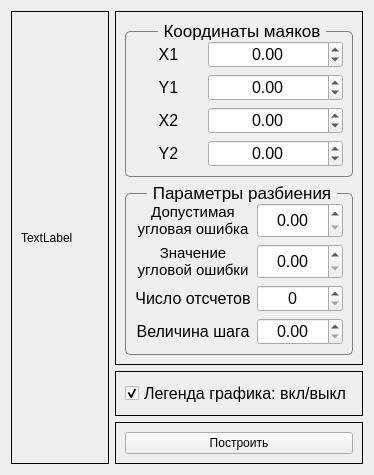
      <widget class="QWidget" name="tab_m3">
       <attribute name="title">
        <string>Угломерный</string>
       </attribute>
       <layout class="QHBoxLayout" name="hlayout_tab_m3">
        <item>
         <layout class="QHBoxLayout" name="hlayout_main_m3" stretch="10,5">
          <item>
           <widget class="QFrame" name="frame_graph_m3">
            <property name="frameShape">
             <enum>QFrame::Box</enum>
            </property>
            <property name="frameShadow">
             <enum>QFrame::Plain</enum>
            </property>
            <layout class="QHBoxLayout" name="hlayout_graph_m3">
             <item>
              <widget class="QLabel" name="lbl_to_morph_m3">
               <property name="text">
                <string>TextLabel</string>
               </property>
              </widget>
             </item>
            </layout>
           </widget>
          </item>
          <item>
           <layout class="QVBoxLayout" name="vlayout_active_m3" stretch="20,2,3">
            <item>
             <widget class="QFrame" name="frame_params_m3">
              <property name="frameShape">
               <enum>QFrame::Box</enum>
              </property>
              <property name="frameShadow">
               <enum>QFrame::Plain</enum>
              </property>
              <layout class="QVBoxLayout" name="vlayout_params_m3">
               <item>
                <widget class="QGroupBox" name="groupbox_coords_m3">
                 <property name="baseSize">
                  <size>
                   <width>0</width>
                   <height>0</height>
                  </size>
                 </property>
                 <property name="font">
                  <font>
                   <pointsize>13</pointsize>
                  </font>
                 </property>
                 <property name="styleSheet">
                  <string notr="true">QGroupBox{border:1px solid gray;border-radius:5px;margin-top: 10px;}
QGroupBox::title{subcontrol-origin: margin; subcontrol-position:top center;padding:0 3px;}</string>
                 </property>
                 <property name="title">
                  <string>Координаты маяков</string>
                 </property>
                 <property name="alignment">
                  <set>Qt::AlignCenter</set>
                 </property>
                 <layout class="QHBoxLayout" name="hlayout_groupbox_coords_m3">
                  <item>
                   <layout class="QGridLayout" name="glayout_coords_m3" columnstretch="1,2">
                    <property name="sizeConstraint">
                     <enum>QLayout::SetDefaultConstraint</enum>
                    </property>
                    <item row="1" column="1">
                     <widget class="QDoubleSpinBox" name="dspinbox_y1_m3">
                      <property name="sizePolicy">
                       <sizepolicy hsizetype="Minimum" vsizetype="Minimum">
                        <horstretch>0</horstretch>
                        <verstretch>0</verstretch>
                       </sizepolicy>
                      </property>
                      <property name="font">
                       <font>
                        <pointsize>12</pointsize>
                       </font>
                      </property>
                      <property name="styleSheet">
                       <string notr="true"/>
                      </property>
                      <property name="alignment">
                       <set>Qt::AlignCenter</set>
                      </property>
                      <property name="minimum">
                       <double>-1000.000000000000000</double>
                      </property>
                      <property name="maximum">
                       <double>1000.000000000000000</double>
                      </property>
                      <property name="value">
                       <double>0.000000000000000</double>
                      </property>
                     </widget>
                    </item>
                    <item row="0" column="1">
                     <widget class="QDoubleSpinBox" name="dspinbox_x1_m3">
                      <property name="sizePolicy">
                       <sizepolicy hsizetype="Minimum" vsizetype="Minimum">
                        <horstretch>0</horstretch>
                        <verstretch>0</verstretch>
                       </sizepolicy>
                      </property>
                      <property name="font">
                       <font>
                        <pointsize>12</pointsize>
                       </font>
                      </property>
                      <property name="styleSheet">
                       <string notr="true"/>
                      </property>
                      <property name="alignment">
                       <set>Qt::AlignCenter</set>
                      </property>
                      <property name="minimum">
                       <double>-1000.000000000000000</double>
                      </property>
                      <property name="maximum">
                       <double>1000.000000000000000</double>
                      </property>
                     </widget>
                    </item>
                    <item row="0" column="0">
                     <widget class="QLabel" name="lbl_x1_m3">
                      <property name="font">
                       <font>
                        <pointsize>12</pointsize>
                       </font>
                      </property>
                      <property name="text">
                       <string>X1</string>
                      </property>
                      <property name="alignment">
                       <set>Qt::AlignCenter</set>
                      </property>
                     </widget>
                    </item>
                    <item row="2" column="0">
                     <widget class="QLabel" name="lbl_x2_m3">
                      <property name="font">
                       <font>
                        <pointsize>12</pointsize>
                       </font>
                      </property>
                      <property name="text">
                       <string>X2</string>
                      </property>
                      <property name="alignment">
                       <set>Qt::AlignCenter</set>
                      </property>
                     </widget>
                    </item>
                    <item row="1" column="0">
                     <widget class="QLabel" name="lbl_y1_m3">
                      <property name="font">
                       <font>
                        <pointsize>12</pointsize>
                       </font>
                      </property>
                      <property name="text">
                       <string>Y1</string>
                      </property>
                      <property name="alignment">
                       <set>Qt::AlignCenter</set>
                      </property>
                     </widget>
                    </item>
                    <item row="3" column="0">
                     <widget class="QLabel" name="lbl_y2_m3">
                      <property name="font">
                       <font>
                        <pointsize>12</pointsize>
                       </font>
                      </property>
                      <property name="text">
                       <string>Y2</string>
                      </property>
                      <property name="alignment">
                       <set>Qt::AlignCenter</set>
                      </property>
                     </widget>
                    </item>
                    <item row="2" column="1">
                     <widget class="QDoubleSpinBox" name="dspinbox_x2_m3">
                      <property name="sizePolicy">
                       <sizepolicy hsizetype="Minimum" vsizetype="Minimum">
                        <horstretch>0</horstretch>
                        <verstretch>0</verstretch>
                       </sizepolicy>
                      </property>
                      <property name="font">
                       <font>
                        <pointsize>12</pointsize>
                       </font>
                      </property>
                      <property name="styleSheet">
                       <string notr="true"/>
                      </property>
                      <property name="alignment">
                       <set>Qt::AlignCenter</set>
                      </property>
                      <property name="minimum">
                       <double>-1000.000000000000000</double>
                      </property>
                      <property name="maximum">
                       <double>1000.000000000000000</double>
                      </property>
                     </widget>
                    </item>
                    <item row="3" column="1">
                     <widget class="QDoubleSpinBox" name="dspinbox_y2_m3">
                      <property name="sizePolicy">
                       <sizepolicy hsizetype="Minimum" vsizetype="Minimum">
                        <horstretch>0</horstretch>
                        <verstretch>0</verstretch>
                       </sizepolicy>
                      </property>
                      <property name="font">
                       <font>
                        <pointsize>12</pointsize>
                       </font>
                      </property>
                      <property name="styleSheet">
                       <string notr="true"/>
                      </property>
                      <property name="alignment">
                       <set>Qt::AlignCenter</set>
                      </property>
                      <property name="minimum">
                       <double>-1000.000000000000000</double>
                      </property>
                      <property name="maximum">
                       <double>1000.000000000000000</double>
                      </property>
                     </widget>
                    </item>
                   </layout>
                  </item>
                 </layout>
                </widget>
               </item>
               <item>
                <widget class="QGroupBox" name="groupbox_partition_m3">
                 <property name="font">
                  <font>
                   <pointsize>13</pointsize>
                  </font>
                 </property>
                 <property name="styleSheet">
                  <string notr="true">QGroupBox{border:1px solid gray;border-radius:5px;margin-top: 10px;}
QGroupBox::title{subcontrol-origin: margin; subcontrol-position:top center;padding:0 3px;}</string>
                 </property>
                 <property name="title">
                  <string>Параметры разбиения</string>
                 </property>
                 <property name="alignment">
                  <set>Qt::AlignCenter</set>
                 </property>
                 <layout class="QHBoxLayout" name="hlayout_groupbox_partition_m3">
                  <item>
                   <layout class="QGridLayout" name="glayout_partition_m3" columnstretch="5,3">
                    <item row="0" column="0">
                     <widget class="QLabel" name="lbl_sigma_d_m3">
                      <property name="font">
                       <font>
                        <pointsize>11</pointsize>
                       </font>
                      </property>
                      <property name="text">
                       <string>Допустимая угловая ошибка</string>
                      </property>
                      <property name="alignment">
                       <set>Qt::AlignCenter</set>
                      </property>
                      <property name="wordWrap">
                       <bool>true</bool>
                      </property>
                     </widget>
                    </item>
                    <item row="2" column="0">
                     <widget class="QLabel" name="lbl_p_m3">
                      <property name="font">
                       <font>
                        <pointsize>12</pointsize>
                       </font>
                      </property>
                      <property name="text">
                       <string>Число отсчетов</string>
                      </property>
                      <property name="alignment">
                       <set>Qt::AlignCenter</set>
                      </property>
                     </widget>
                    </item>
                    <item row="3" column="0">
                     <widget class="QLabel" name="lbl_r_m3">
                      <property name="font">
                       <font>
                        <pointsize>12</pointsize>
                       </font>
                      </property>
                      <property name="text">
                       <string>Величина шага</string>
                      </property>
                      <property name="alignment">
                       <set>Qt::AlignCenter</set>
                      </property>
                     </widget>
                    </item>
                    <item row="1" column="0">
                     <widget class="QLabel" name="lbl_sigma_r_m3">
                      <property name="font">
                       <font>
                        <pointsize>11</pointsize>
                       </font>
                      </property>
                      <property name="text">
                       <string>Значение угловой ошибки</string>
                      </property>
                      <property name="alignment">
                       <set>Qt::AlignCenter</set>
                      </property>
                      <property name="wordWrap">
                       <bool>true</bool>
                      </property>
                     </widget>
                    </item>
                    <item row="0" column="1">
                     <widget class="QDoubleSpinBox" name="dspinbox_sigma_d_m3">
                      <property name="sizePolicy">
                       <sizepolicy hsizetype="Minimum" vsizetype="Minimum">
                        <horstretch>0</horstretch>
                        <verstretch>0</verstretch>
                       </sizepolicy>
                      </property>
                      <property name="font">
                       <font>
                        <pointsize>12</pointsize>
                       </font>
                      </property>
                      <property name="styleSheet">
                       <string notr="true"/>
                      </property>
                      <property name="alignment">
                       <set>Qt::AlignCenter</set>
                      </property>
                      <property name="minimum">
                       <double>0.000000000000000</double>
                      </property>
                      <property name="maximum">
                       <double>1000.000000000000000</double>
                      </property>
                     </widget>
                    </item>
                    <item row="1" column="1">
                     <widget class="QDoubleSpinBox" name="dspinbox_sigma_r_m3">
                      <property name="sizePolicy">
                       <sizepolicy hsizetype="Minimum" vsizetype="Minimum">
                        <horstretch>0</horstretch>
                        <verstretch>0</verstretch>
                       </sizepolicy>
                      </property>
                      <property name="font">
                       <font>
                        <pointsize>12</pointsize>
                       </font>
                      </property>
                      <property name="styleSheet">
                       <string notr="true"/>
                      </property>
                      <property name="alignment">
                       <set>Qt::AlignCenter</set>
                      </property>
                      <property name="minimum">
                       <double>0.000000000000000</double>
                      </property>
                      <property name="maximum">
                       <double>1000.000000000000000</double>
                      </property>
                     </widget>
                    </item>
                    <item row="2" column="1">
                     <widget class="QSpinBox" name="spinbox_p_m3">
                      <property name="sizePolicy">
                       <sizepolicy hsizetype="Minimum" vsizetype="Minimum">
                        <horstretch>0</horstretch>
                        <verstretch>0</verstretch>
                       </sizepolicy>
                      </property>
                      <property name="font">
                       <font>
                        <pointsize>12</pointsize>
                       </font>
                      </property>
                      <property name="styleSheet">
                       <string notr="true"/>
                      </property>
                      <property name="alignment">
                       <set>Qt::AlignCenter</set>
                      </property>
                      <property name="maximum">
                       <number>1000</number>
                      </property>
                     </widget>
                    </item>
                    <item row="3" column="1">
                     <widget class="QDoubleSpinBox" name="dspinbox_r_m3">
                      <property name="sizePolicy">
                       <sizepolicy hsizetype="Minimum" vsizetype="Minimum">
                        <horstretch>0</horstretch>
                        <verstretch>0</verstretch>
                       </sizepolicy>
                      </property>
                      <property name="font">
                       <font>
                        <pointsize>12</pointsize>
                       </font>
                      </property>
                      <property name="styleSheet">
                       <string notr="true"/>
                      </property>
                      <property name="alignment">
                       <set>Qt::AlignCenter</set>
                      </property>
                      <property name="minimum">
                       <double>0.000000000000000</double>
                      </property>
                      <property name="maximum">
                       <double>1000.000000000000000</double>
                      </property>
                     </widget>
                    </item>
                   </layout>
                  </item>
                 </layout>
                </widget>
               </item>
              </layout>
             </widget>
            </item>
            <item>
             <widget class="QFrame" name="frame_legend_m3">
              <property name="frameShape">
               <enum>QFrame::Box</enum>
              </property>
              <property name="frameShadow">
               <enum>QFrame::Plain</enum>
              </property>
              <layout class="QHBoxLayout" name="hlayout_legend_m3">
               <item>
                <widget class="QCheckBox" name="check_legend_m3">
                 <property name="sizePolicy">
                  <sizepolicy hsizetype="Minimum" vsizetype="Minimum">
                   <horstretch>0</horstretch>
                   <verstretch>0</verstretch>
                  </sizepolicy>
                 </property>
                 <property name="font">
                  <font>
                   <pointsize>12</pointsize>
                  </font>
                 </property>
                 <property name="text">
                  <string>Легенда графика: вкл/выкл</string>
                 </property>
                 <property name="iconSize">
                  <size>
                   <width>32</width>
                   <height>20</height>
                  </size>
                 </property>
                 <property name="checked">
                  <bool>true</bool>
                 </property>
                </widget>
               </item>
              </layout>
             </widget>
            </item>
            <item>
             <widget class="QFrame" name="frame_buttons_m3">
              <property name="frameShape">
               <enum>QFrame::Box</enum>
              </property>
              <property name="frameShadow">
               <enum>QFrame::Plain</enum>
              </property>
              <layout class="QHBoxLayout" name="hlayout_buttons_m3">
               <item>
                <widget class="QPushButton" name="btn_plot_m3">
                 <property name="sizePolicy">
                  <sizepolicy hsizetype="Minimum" vsizetype="Minimum">
                   <horstretch>0</horstretch>
                   <verstretch>0</verstretch>
                  </sizepolicy>
                 </property>
                 <property name="text">
                  <string>Построить</string>
                 </property>
                </widget>
               </item>
              </layout>
             </widget>
            </item>
           </layout>
          </item>
         </layout>
        </item>
       </layout>
      </widget>
